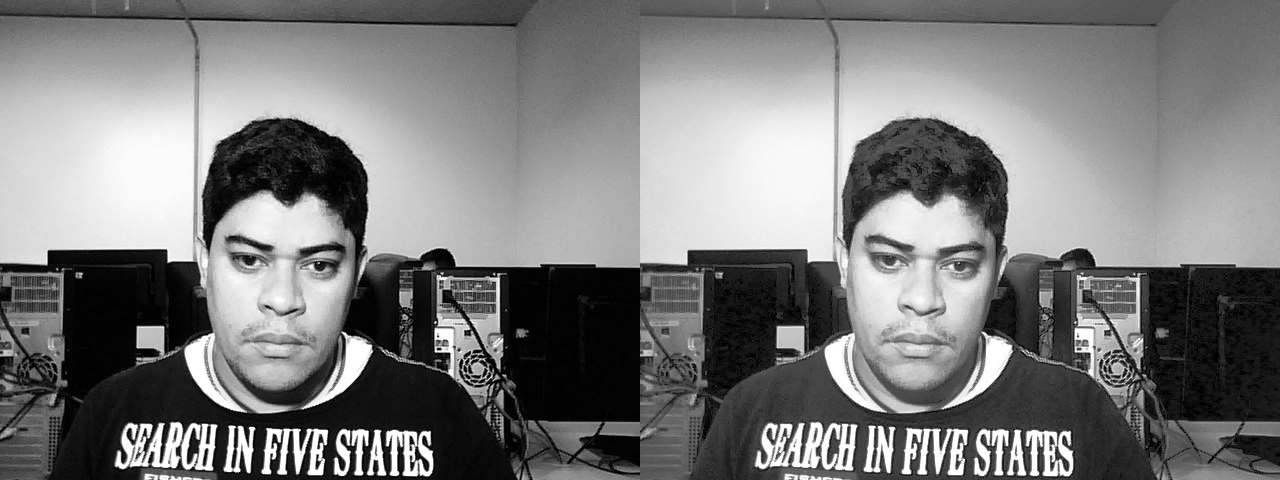
#> input picture assets/relatorio_4/fotos/chico_equalizado.jpeg, 1280 x 480 px, given in place of the camera
$ python Ex2_webcam.py
#> lines starting #> are read from the running program, lines starting #| are printed output that depends on the picture
import numpy as np
import cv2 as cv
from matplotlib import pyplot as plt

cap = cv.VideoCapture(0)
while (1):
    ret, frame = cap.read()
#> frame is the input picture: shape (480, 1280, 3); min 0, max 255, mean 122.9
    gray = cv.cvtColor(frame, cv.COLOR_BGR2GRAY)
    cv.imshow('frame', frame)
    cv.imshow('gray', gray)

    k = cv.waitKey(30) & 0xff
#> (key x is pressed here)
    if k == 27:
        break
    elif k == ord('x'):
        cv.imwrite('fotoFrame.png', frame)
        img = cv.imread('fotoFrame.png', cv.IMREAD_GRAYSCALE)
        assert img is not None, "file could not be read, check with os.path.exists()"
        hist, bins = np.histogram(img.flatten(), 256, [0, 256])
#> hist = 256 values, max 12360 at index 3, min 1429 at index 0, mean 2400; bins = 257 values from 0 to 256
        cdf = hist.cumsum()
#> cdf = 256 values from 1429 to 614400
        cdf_normalized = cdf * float(hist.max()) / cdf.max()
#> cdf_normalized = 256 values from 28.75 to 12360
        equ = cv.equalizeHist(img)
        res = np.hstack((img, equ))  # stacking images side-by-side
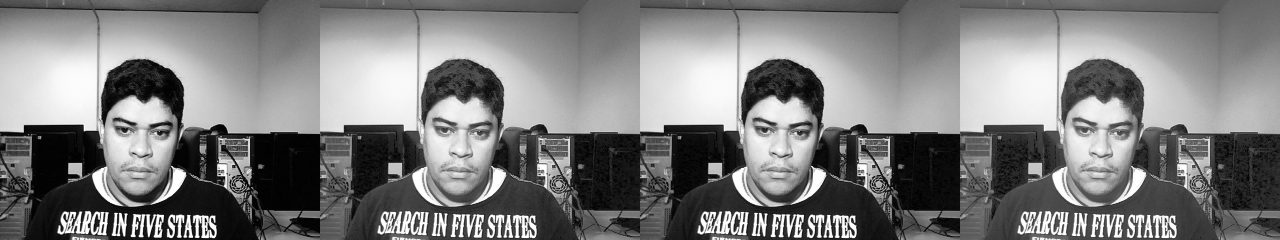
#> res: shape (480, 2560) (shown at 1/2 size); min 0, max 255, mean 125.3
        cv.imshow('res', res)

cap.release()

k = cv.waitKey(0)
#> (key x is pressed here)
if k == ord("x"):
    cv.imwrite('result.png', res)

plt.plot(cdf_normalized, color = 'b')
plt.hist(img.flatten(),256,[0,256], color = 'r')
plt.xlim([0,256])
plt.legend(('cdf','histogram'), loc = 'upper left')
plt.savefig('histogram.png')
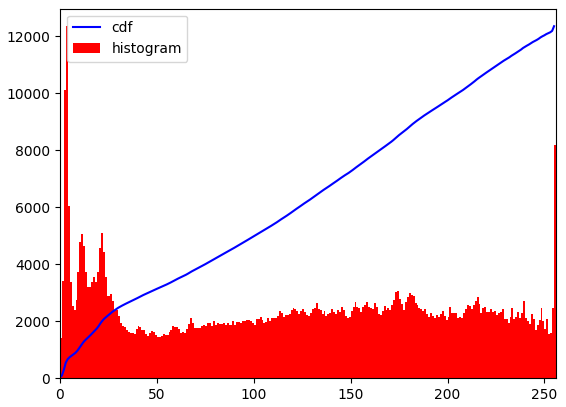
#> figure drawn by matplotlib, 1 panel; tallest bar 12360 high, from x = 3 to 4; curve peaks at x = 255, y = 12360
plt.show()

plt.plot(cdf_normalized, color = 'g')
plt.hist(equ.flatten(),256,[0,256], color = 'r')
plt.xlim([0,256])
plt.legend(('cdf','histogram'), loc = 'upper left')
plt.savefig('histogram_equalized.png')
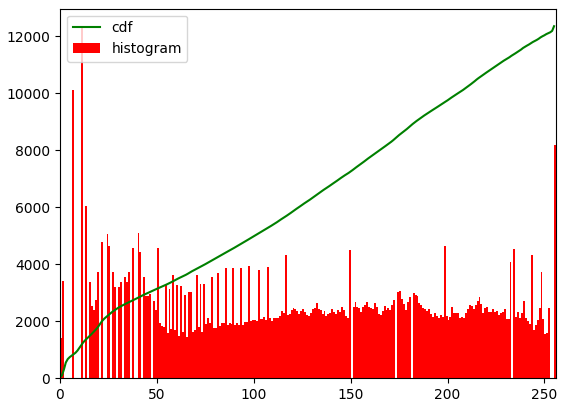
#> figure drawn by matplotlib, 1 panel; tallest bar 12360 high, from x = 11 to 12; curve peaks at x = 255, y = 12360
plt.show()


cv.destroyAllWindows()

$ run again, on assets/relatorio_4/fotos/color_equalizer.jpeg
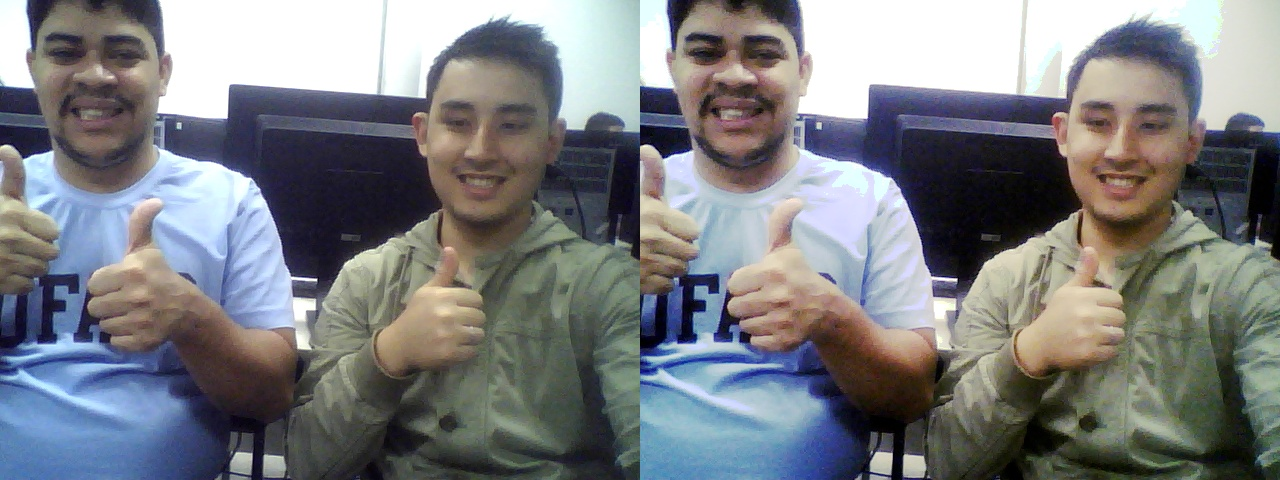
#> input picture assets/relatorio_4/fotos/color_equalizer.jpeg, 1280 x 480 px, given in place of the camera
#> frame is the input picture: shape (480, 1280, 3); mean B, G, R 129.3, 125.7, 123.5
#> `gray = cv.cvtColor(frame, cv.COLOR_BGR2GRAY)`:
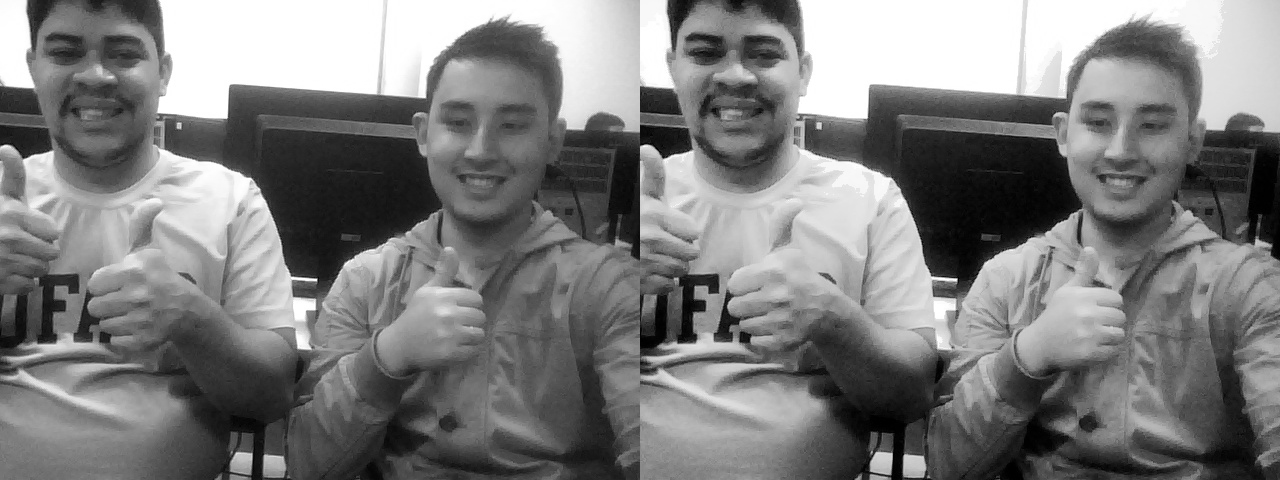
#> gray: shape (480, 1280); min 0, max 255, mean 125.4
#> hist = 256 values, max 45922 at index 255, min 317 at index 237, mean 2400; bins = 257 values from 0 to 256
#> cdf = 256 values from 718 to 614400
#> cdf_normalized = 256 values from 53.67 to 45922
#> `plt.savefig('histogram_equalized.png')`:
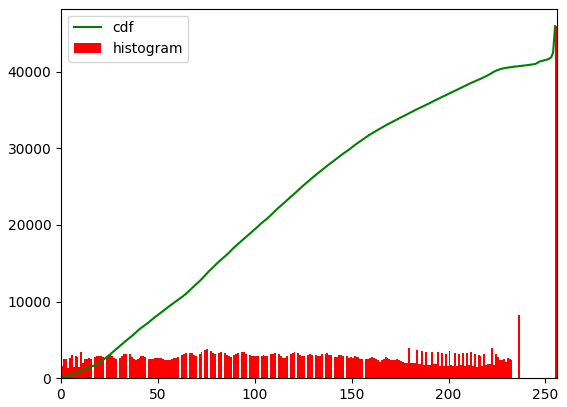
#> figure drawn by matplotlib, 1 panel; tallest bar 45922 high, from x = 255 to 256; curve peaks at x = 255, y = 45922

$ run again, on assets/relatorio_4/fotos/leo_equalizer.jpeg
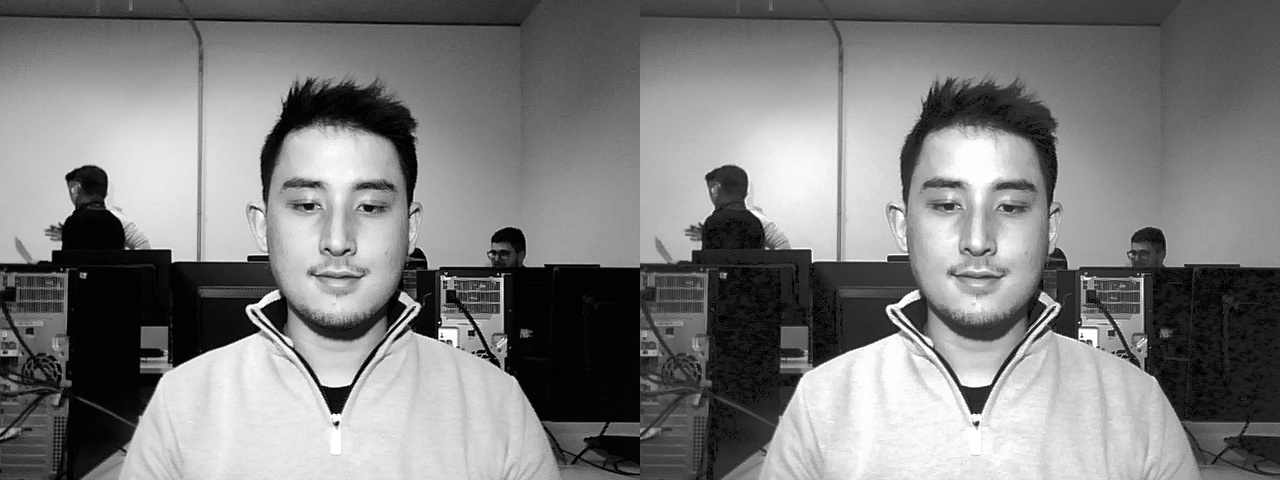
#> input picture assets/relatorio_4/fotos/leo_equalizer.jpeg, 1280 x 480 px, given in place of the camera
#> frame is the input picture: shape (480, 1280, 3); min 0, max 255, mean 126
#> hist = 256 values, max 15341 at index 3, min 711 at index 19, mean 2400; bins = 257 values from 0 to 256
#> cdf = 256 values from 1107 to 614400
#> cdf_normalized = 256 values from 27.64 to 15341
#> `res = np.hstack((img, equ))`:
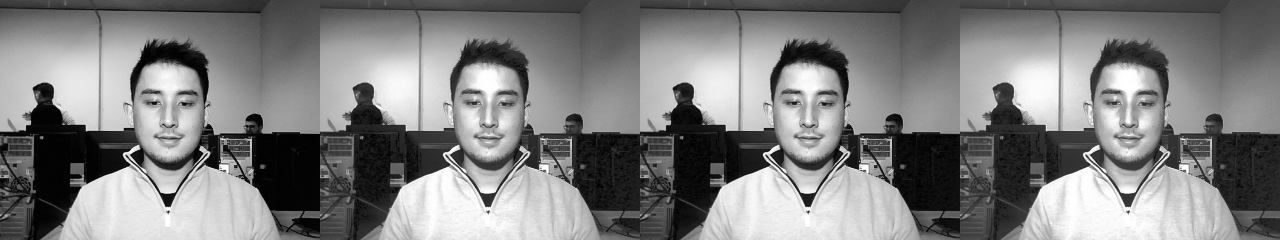
#> res: shape (480, 2560) (shown at 1/2 size); min 0, max 255, mean 127
#> `plt.savefig('histogram_equalized.png')`:
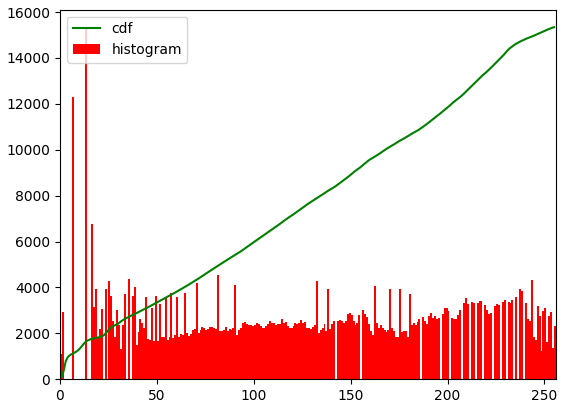
#> figure drawn by matplotlib, 1 panel; tallest bar 15341 high, from x = 13 to 14; curve peaks at x = 255, y = 15341

$ run again, on assets/relatorio_4/fotos/Cópia de normal_and_equalizer.png
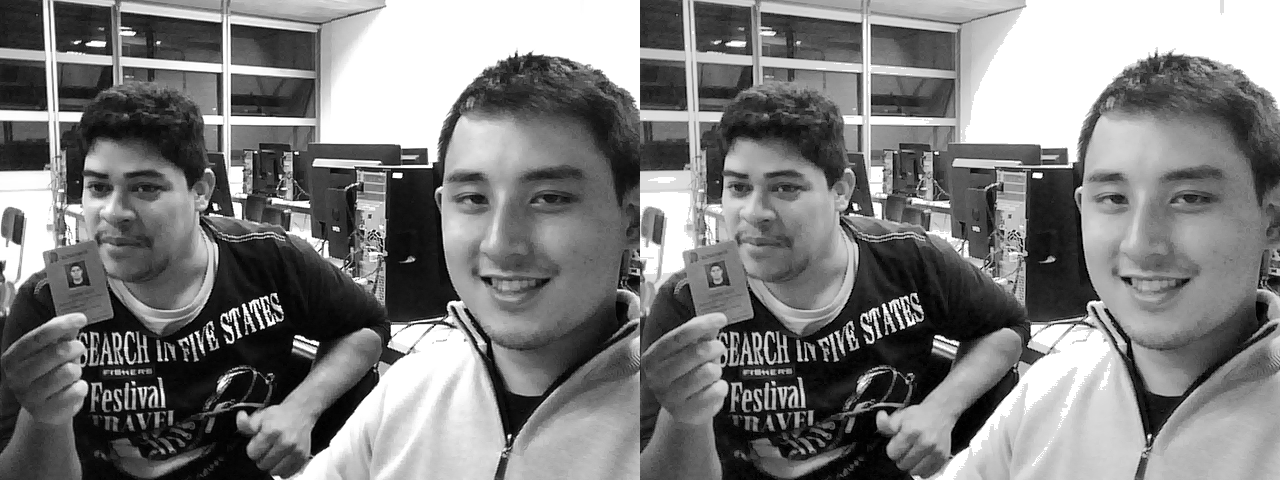
#> input picture assets/relatorio_4/fotos/Cópia de normal_and_equalizer.png, 1280 x 480 px, given in place of the camera
#> frame is the input picture: shape (480, 1280, 3); min 0, max 255, mean 124.5
#> hist = 256 values, max 76050 at index 255, min 260 at index 244, mean 2400; bins = 257 values from 0 to 256
#> cdf = 256 values from 365 to 614400
#> cdf_normalized = 256 values from 45.18 to 76050
#> `res = np.hstack((img, equ))`:
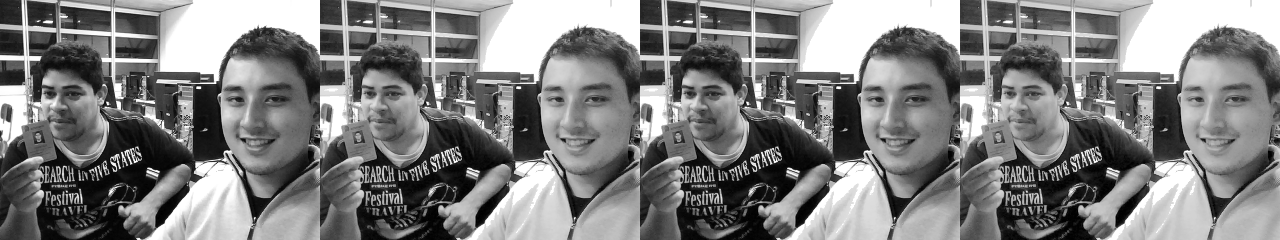
#> res: shape (480, 2560) (shown at 1/2 size); min 0, max 255, mean 127.2
#> `plt.savefig('histogram_equalized.png')`:
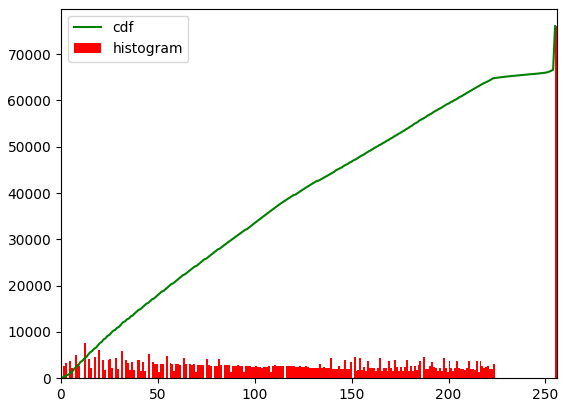
#> figure drawn by matplotlib, 1 panel; tallest bar 76050 high, from x = 255 to 256; curve peaks at x = 255, y = 76050
